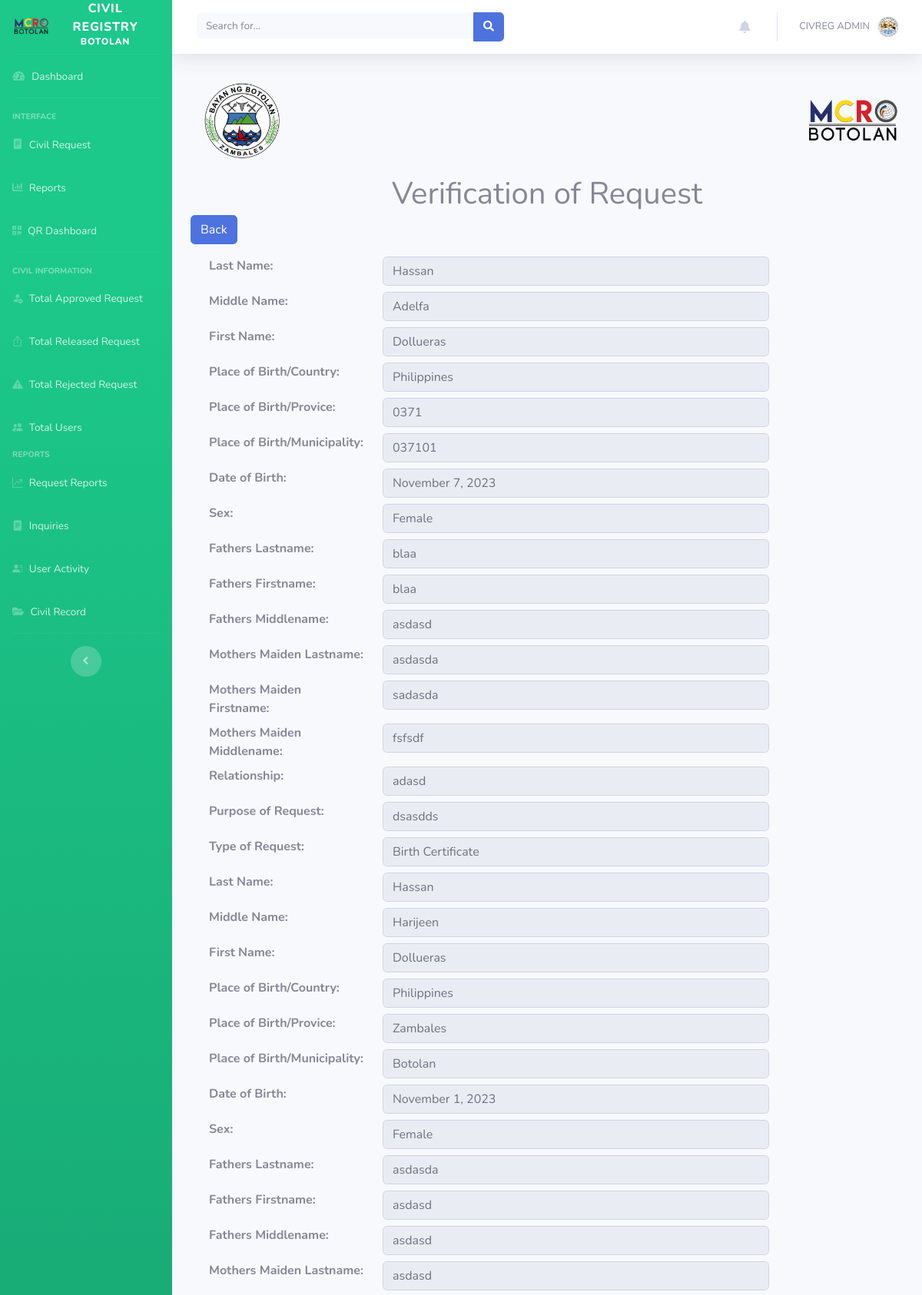
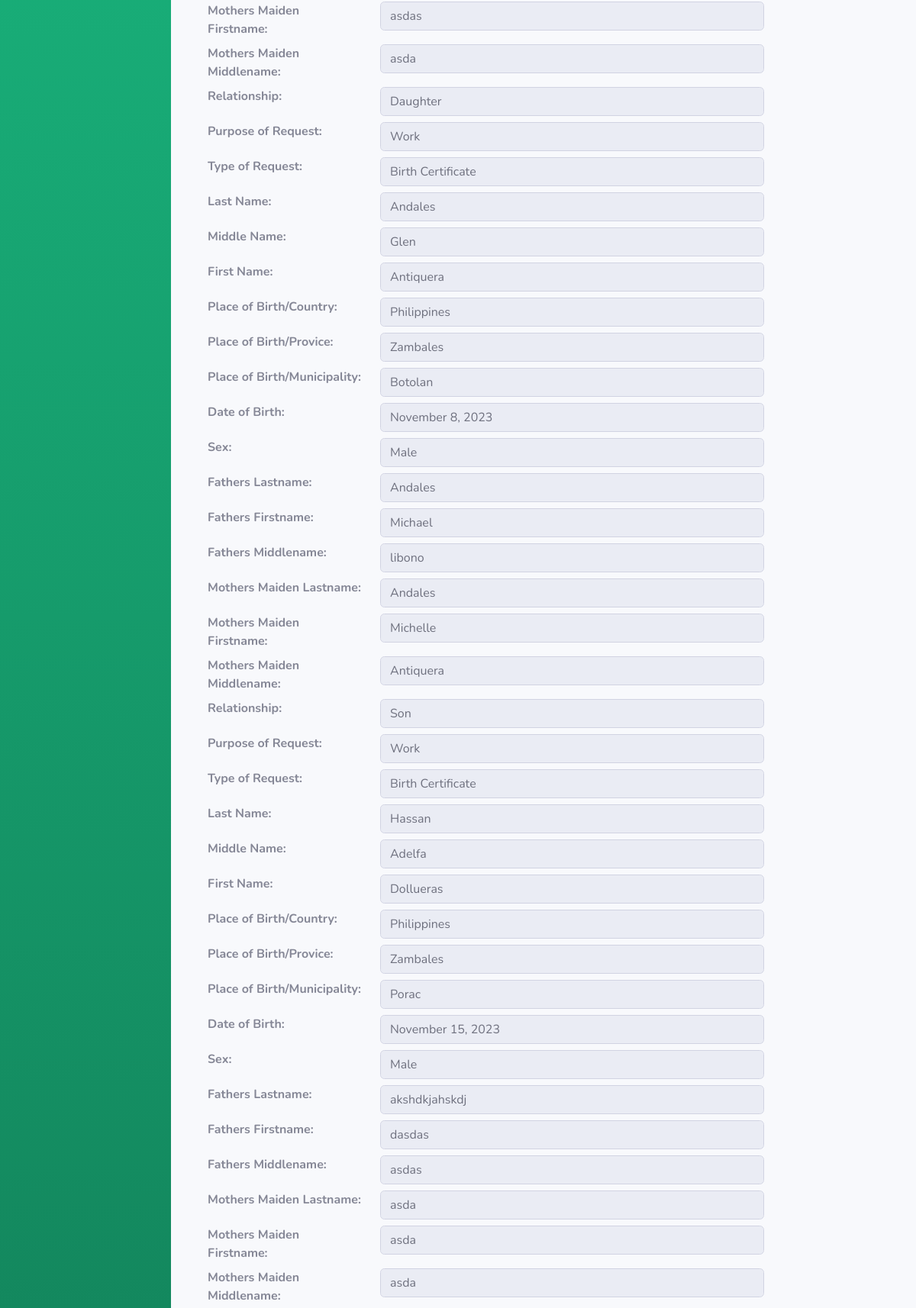
Page /birth_verify_request.php?id_user=9 (upper part) on the committed database (2 pictures, top to bottom).
### tables this page shows
CREATE TABLE `birthceno_tbl` (
  `id_birth_ceno` int(100) NOT NULL,
  `id_user` int(100) NOT NULL,
  `lastname` varchar(100) NOT NULL,
  `firstname` varchar(100) NOT NULL,
  `middlename` varchar(100) NOT NULL,
  `pob_country` varchar(100) NOT NULL,
  `pob_province` varchar(100) NOT NULL,
  `pob_municipality` varchar(100) NOT NULL,
  `dob` timestamp(6) NOT NULL DEFAULT current_timestamp(6) ON UPDATE current_timestamp(6),
  `sex` varchar(100) NOT NULL,
  `fath_ln` varchar(100) NOT NULL,
  `fath_fn` varchar(100) NOT NULL,
  `fath_mn` varchar(100) NOT NULL,
  `moth_maiden_ln` varchar(100) NOT NULL,
  `moth_maiden_fn` varchar(100) NOT NULL,
  `moth_maiden_mn` varchar(100) NOT NULL,
  `relationship` varchar(100) NOT NULL,
  `purpose_of_request` varchar(100) NOT NULL,
  `type_request` varchar(100) NOT NULL,
  `status_request` varchar(100) NOT NULL
);

### birth_verify_request.php (the view, shortened to what this page needs)
 <?php
include('includes/header.php');
include('includes/navbar.php');
require('db.php');
function displayField($label, $value) {
    echo "<div class='row mb-2'>";
    echo "<div class='col-3'><strong>$label:</strong></div>";
    echo "<div class='col-7'><input type='text' class='form-control' value='$value' readonly></div>";
    echo "</div>";
}
if ($_SERVER["REQUEST_METHOD"] == "GET") {
    if (isset($_GET['id_user'])) {
        $id_user = $_GET['id_user'];
        $birthDetailsSql = "SELECT * FROM birthceno_tbl WHERE id_user = '$id_user'";
        $birthDetailsResult = $conn->query($birthDetailsSql);
        if ($birthDetailsResult->num_rows > 0) {
            echo "<div class='container'>";
            echo "<div class='row'>";
            echo "<div class='col-6'>";
            echo "<img src='images/lgu2.png' alt='' style='width: 130px; height: auto;'>";
            echo "</div>";
            echo "<div class='col-6 text-right'>";
            echo "<img src='images/civ.png' alt='' style='width: 130px; height: auto;'>";
            echo "</div>";
            echo "</div>";
            echo "<h1 class='text-center mb-1 mt-1'>Verification of Request</h1>";
            echo "<a href='javascript:history.back()' class='btn btn-primary mb-3'>Back</a>";
            echo "<form>";
            echo "<div class='container' style='opacity: 0; animation: fadeIn 0.5s forwards;'>";
            while ($row = $birthDetailsResult->fetch_assoc()) {
                displayField("Last Name", $row['lastname']);
            }
            echo "</form>";
            echo "</div>";
        } else {
            echo "<div class='container'>";
            echo "<p class='text-center'>No details found for the selected request.</p>";
            echo "<a href='javascript:history.back()' class='btn btn-primary'>Back</a>";
            echo "</div>";
        }
    }
}
include('includes/script.php');
include('includes/footer.php');
?>

### rows in the picture
birthceno_tbl: label "Last Name Middle Name First Name Place of Birth/Country Place of Birth/Provice Place of Birth/Municipality Date of Birth Sex Fathers Lastname Fathers Firstname Fathers Middlename Mothers Maiden Lastname Mothers Maiden Firstname Mothers Maiden Middlename Relationship Purpose of Request Type of Request", lastname "Hassan Adelfa Dollueras Philippines 0371 037101 November 7, 2023 Female blaa blaa asdasd asdasda sadasda fsfsdf adasd dsasdds Birth Certificate"
birthceno_tbl: label "Last Name Middle Name First Name Place of Birth/Country Place of Birth/Provice Place of Birth/Municipality Date of Birth Sex Fathers Lastname Fathers Firstname Fathers Middlename Mothers Maiden Lastname Mothers Maiden Firstname Mothers Maiden Middlename Relationship Purpose of Request Type of Request", lastname "Hassan Harijeen Dollueras Philippines Zambales Botolan November 1, 2023 Female asdasda asdasd asdasd asdasd asdas asda Daughter Work Birth Certificate"
birthceno_tbl: label "Last Name Middle Name First Name Place of Birth/Country Place of Birth/Provice Place of Birth/Municipality Date of Birth Sex Fathers Lastname Fathers Firstname Fathers Middlename Mothers Maiden Lastname Mothers Maiden Firstname Mothers Maiden Middlename Relationship Purpose of Request Type of Request", lastname "Andales Glen Antiquera Philippines Zambales Botolan November 8, 2023 Male Andales Michael libono Andales Michelle Antiquera Son Work Birth Certificate"
birthceno_tbl: label "Last Name Middle Name First Name Place of Birth/Country Place of Birth/Provice Place of Birth/Municipality Date of Birth Sex Fathers Lastname Fathers Firstname Fathers Middlename Mothers Maiden Lastname Mothers Maiden Firstname Mothers Maiden Middlename", lastname "Hassan Adelfa Dollueras Philippines Zambales Porac November 15, 2023 Male akshdkjahskdj dasdas asdas asda asda asda"
